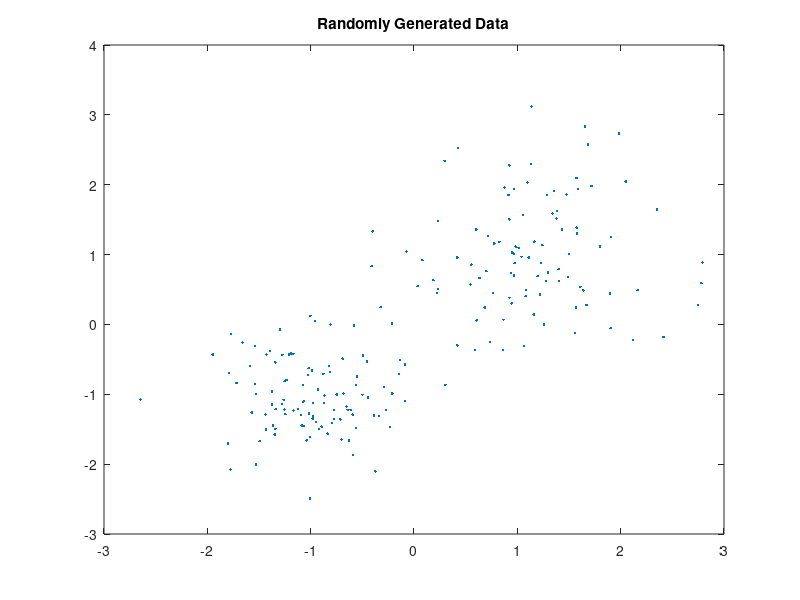

This chart was generated by the following MATLAB code:
rng default; % For reproducibility
X = [randn(100,2)*0.75+ones(100,2);
    randn(100,2)*0.5-ones(100,2)];
figure;
plot(X(:,1),X(:,2),'.');
title 'Randomly Generated Data';
opts = statset('Display','final');
[idx,C] = kmeans(X,2,'Distance','cityblock',...
    'Replicates',5,'Options',opts);